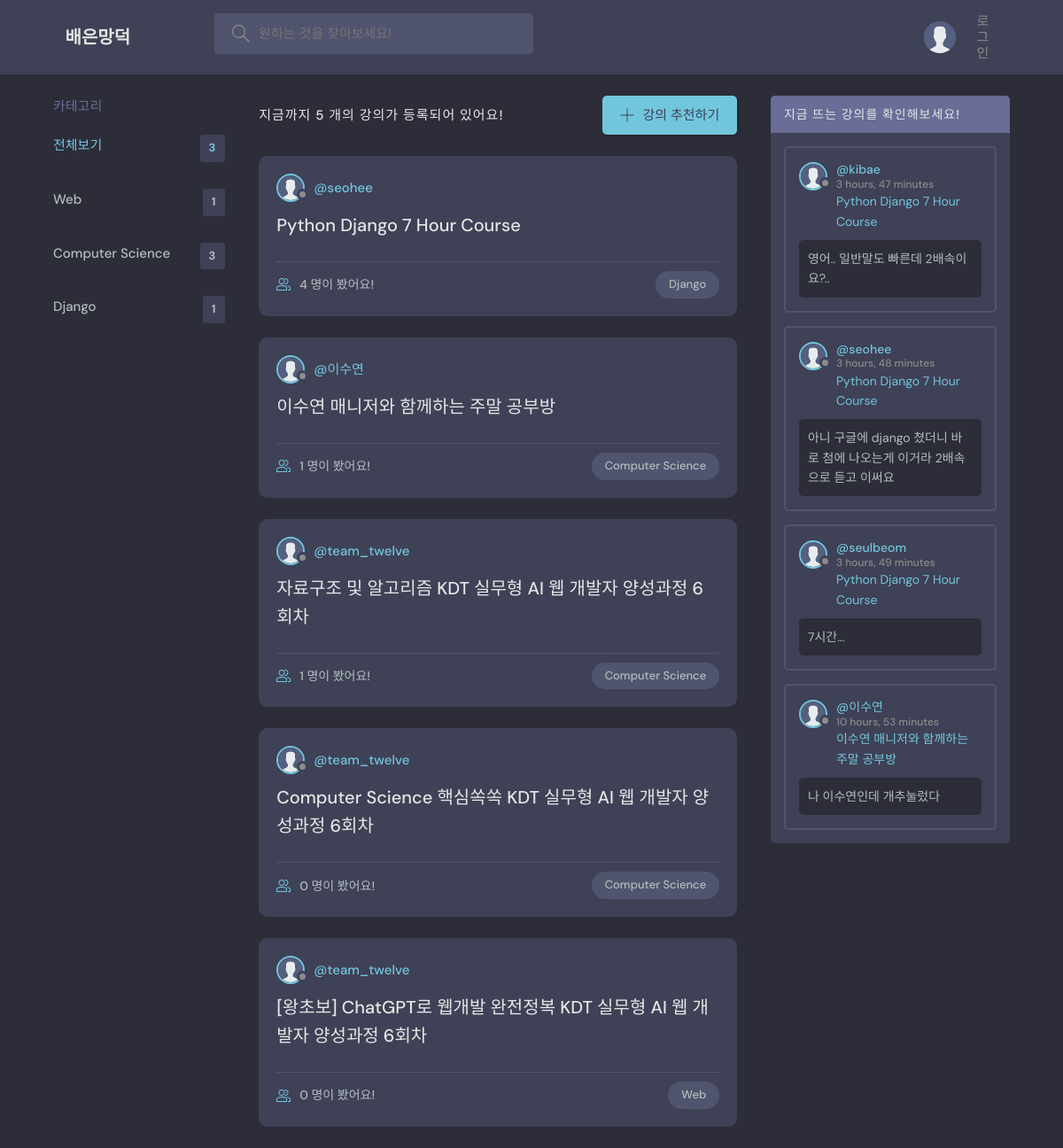
The page / on the database its author committed.
### base/models.py (models this page shows, shortened)
class Topic(models.Model):
    name = models.CharField(max_length=200)

class Room(models.Model):
    host = models.ForeignKey(User, on_delete=models.SET_NULL, null=True)
    topic = models.ForeignKey(Topic, on_delete=models.SET_NULL, null=True)
    name = models.CharField(max_length=200)
    description = models.TextField(null=True, blank=True)
    participants = models.ManyToManyField(
        User, related_name='participants', blank=True)
    updated = models.DateTimeField(auto_now=True)
    created = models.DateTimeField(auto_now_add=True)
    class Meta:
        ordering = ['-updated', '-created']
    def __str__(self):
        return self.name

class Message(models.Model):
    user = models.ForeignKey(User, on_delete=models.CASCADE)
    room = models.ForeignKey(Room, on_delete=models.CASCADE)
    body = models.TextField()
    updated = models.DateTimeField(auto_now=True)
    created = models.DateTimeField(auto_now_add=True)
    class Meta:
        ordering = ['-updated', '-created']
    def __str__(self):
        return self.body[0:50]

### base/views.py (the view)
# urls.py: path('', views.home, name="home"),
def home(request):
    q = request.GET.get('q') if request.GET.get('q') != None else ''
    rooms = Room.objects.filter(
        Q(topic__name__icontains=q) |
        Q(name__icontains=q) |
        Q(description__icontains=q)
    )
    topics = Topic.objects.all()
    room_count = rooms.count()
    room_messages = Message.objects.filter(Q(room__topic__name__icontains=q))
    context = {'rooms': rooms, 'topics': topics,
               'room_count': room_count, 'room_messages': room_messages}
    return render(request, 'base/home.html', context)

### base/templates/base/home.html (shortened to what this page needs)
{% extends 'main.html' %}
{% block content %}
<main class="layout layout--3">
  <div class="container">
    {% include 'base/topics_component.html' %}
    <div class="roomList">
      <div class="roomList__header">
        <div>
          <h2>지금까지 {{room_count}} 개의 강의가 등록되어 있어요!</h2>
        </div>
        <a class="btn btn--main" href="{% url 'create-room' %}">
          <svg version="1.1" xmlns="http://www.w3.org/2000/svg" width="32" height="32" viewBox="0 0 32 32">
            <title>add</title>
            <path
              d="M16.943 0.943h-1.885v14.115h-14.115v1.885h14.115v14.115h1.885v-14.115h14.115v-1.885h-14.115v-14.115z">
            </path>
          </svg>
          강의 추천하기
        </a>
      </div>
      {% include 'base/feed_component.html' %}
    </div>
    {% include 'base/activity_component.html' %}
  </div>
</main>
{% endblock content %}

### base/templates/base/topics_component.html
<div class="topics">
    <div class="topics__header">
        <h2>카테고리</h2>
    </div>
    <ul class="topics__list">
        <li>
            <a href="{% url 'home' %}" class="active">전체보기 <span>{{topics.count}}</span></a>
        </li>
        {% for topic in topics %}
        <li>
            <a href="{% url 'home' %}?q={{topic.name}}">{{topic.name}}<span>{{topic.room_set.all.count}}</span></a>
        </li>
        {% endfor %}
    </ul>
</div>

### base/templates/base/feed_component.html (shortened to what this page needs)
{% load static %}
{% for room in rooms %}
<div class="roomListRoom">
    <div class="roomListRoom__header">
        <a href="{% url 'user-profile' room.host.id %}" class="roomListRoom__author">
            <div class="avatar avatar--small">
                <img src="{% static 'images/avatar.svg' %}" />
            </div>
            <span>@{{room.host.username}}</span>
        </a>
    </div>
    <div class="roomListRoom__content">
        <a href="{% url 'room' room.id %}">{{room.name}}</a>
    </div>
    <div class="roomListRoom__meta">
        <a href="{% url 'room' room.id %}" class="roomListRoom__joined">
            {{room.participants.all.count}} 명이 봤어요!
        </a>
        <p class="roomListRoom__topic">{{room.topic.name}}</p>
    </div>
</div>
{% endfor %}

### base/templates/base/activity_component.html (shortened to what this page needs)
{% load static %}
<div class="activities">
    <div class="activities__header">
        <h2>지금 뜨는 강의를 확인해보세요!</h2>
    </div>
    {% for message in room_messages %}
    <div class="activities__box">
        <div class="activities__boxHeader roomListRoom__header">
            <a href="{% url 'user-profile' message.user.id %}" class="roomListRoom__author">
                <div class="avatar avatar--small">
                    <img src="{% static 'images/avatar.svg' %}" />
                </div>
                <p>
                    @{{ message.user }}
                    <span>{{ message.created | timesince}}</span>
                </p>
            </a>
        </div>
        <div class="activities__boxContent">
            <p><a href="{% url 'room' message.room.id %}">{{ message.room }}</a></p>
            <div class="activities__boxRoomContent">
                {{ message }}
            </div>
        </div>
    </div>
    {% endfor %}
</div>

### rows shown on the page
Topic: name "Web", room_set.all.count "1"
Topic: name "Computer Science", room_set.all.count "3"
Topic: name "Django", room_set.all.count "1"
Room: host.username "seohee", name "Python Django 7 Hour Course", participants.all.count "4", topic.name "Django"
Room: host.username "이수연", name "이수연 매니저와 함께하는 주말 공부방", participants.all.count "1", topic.name "Computer Science"
Room: host.username "team_twelve", name "자료구조 및 알고리즘 KDT 실무형 AI 웹 개발자 양성과정 6회차", participants.all.count "1", topic.name "Computer Science"
Room: host.username "team_twelve", name "Computer Science 핵심쏙쏙 KDT 실무형 AI 웹 개발자 양성과정 6회차", participants.all.count "0", topic.name "Computer Science"
Room: host.username "team_twelve", name "[왕초보] ChatGPT로 웹개발 완전정복 KDT 실무형 AI 웹 개발자 양성과정 6회차", participants.all.count "0", topic.name "Web"
Message: user "kibae", created "3 hours, 47 minutes", room "Python Django 7 Hour Course", body "영어.. 일반말도 빠른데 2배속이요?.."
Message: user "seohee", created "3 hours, 48 minutes", room "Python Django 7 Hour Course", body "아니 구글에 django 쳤더니 바로 첨에 나오는게 이거라 2배속으로 듣고 이써요"
Message: user "seulbeom", created "3 hours, 49 minutes", room "Python Django 7 Hour Course", body "7시간..."
Message: user "이수연", created "10 hours, 53 minutes", room "이수연 매니저와 함께하는 주말 공부방", body "나 이수연인데 개추눌렀다"

### other values the page prints
{{ topics.count }} "3"
{{ room_count }} "5"
